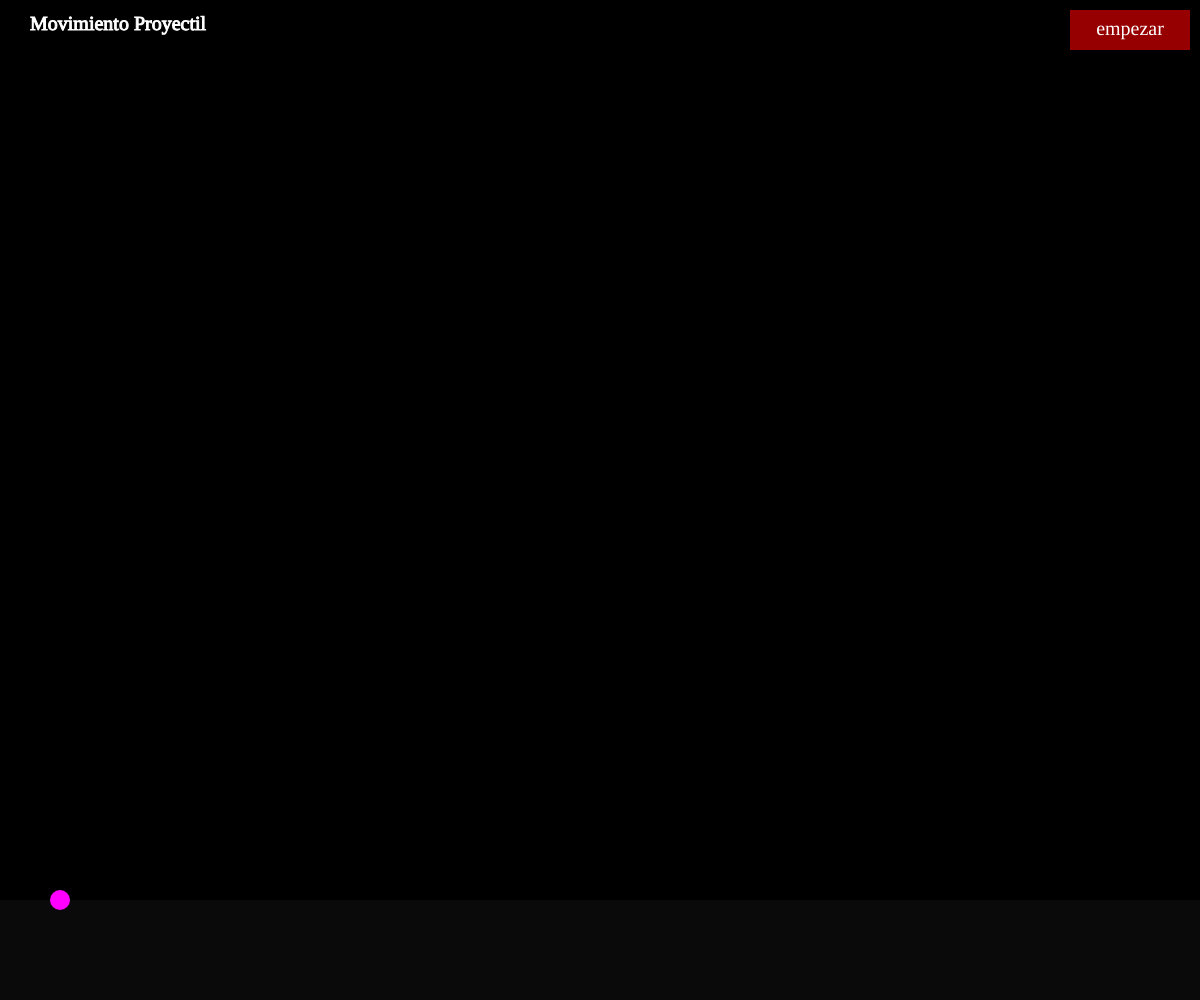
Frame 1 (no input)
Frame 60 (no input): identical to frame 1, image omitted
Frame 120 (the mouse pressed at the canvas centre since frame 60): identical to frame 1, image omitted

The p5.js sketch that drew this single still picture (run headless with seeded random() and noise() and a simulated clock; from frame 60 on, the mouse is pressed at the canvas centre):

// p5.js sketch
// ── sketch.js
var p;

var w = window.innerWidth;
var h = window.innerHeight;

window.onresize = function() {

  w = window.innerWidth;
  h = window.innerHeight;
  resizeCanvas(w, h);

}

function preload(){

}

function setup() {
  createCanvas(w, h);
  p = new Proyectil();
  frameRate(20);
  textFont('Montserrat', 20);
}

function draw() {
  background(0);
  p.draw();


  fill(255,0,0,150);
  rect(w - 130 , 10, 120, 40);
  noStroke();
  fill(255);
  var txt = p.animate >= 0 ? "reiniciar" : "empezar"
  text(txt, w - 130 + 60 - textWidth(txt)/2, 35);

  if( Math.abs(mouseX - w + 130 - 60) <= 60 && Math.abs(mouseY - 30) <= 20) cursor(HAND);
  else cursor(ARROW);
}

function mousePressed(){
  if( Math.abs(mouseX - w + 130 - 60) <= 60  <= 120 && Math.abs(mouseY - 30) <= 20)
    p.calculate();
}

function keyPressed() {
  if (keyCode === UP_ARROW) {
    p.addStart(-10);
  } else if (keyCode === DOWN_ARROW) {
    p.addStart(+10);
  }
}

// ── Options.js
function Option(txt, n_input, val = 0, bgc = '#8d96a3'){

   this.create_design = function(){
    this.button.style('height', '30px');
    this.button.style('background-color', bgc);
    this.button.style('border-radius','20px');
    this.button.style('border','none');
    this.button.style('font-family','Montserrat');
    this.button.style('font-size','15px');
    this.button.style('margin-left', '10px');
    this.button.style('margin-bottom', '10px');
  }

  this.create_input = function(){
    this.inputs = new Array(this.n);
    for(var i = 0; i < this.n; ++i){
      this.inputs[i] = createInput();
      this.inputs[i].size(40);
      this.inputs[i].value(val);
    }

  }


  this.n = n_input;
  this.inputs = [];
  this.txt = txt;
  this.id = 0;

  this.create_input();
  this.button = createButton(this.txt[this.id]);
  this.create_design();


  this.change_text = function(){
    this.id = (this.id + 1)%this.txt.length;
    this.button.html(this.txt[this.id]);
  }

  this.init = function(){
    this.id = 0;
    this.button.html(this.txt[0]);
  }
}

// ── Proyectil.js
const pi = Math.acos(-1);
const g = 9.81;

function Proyectil(){

  this.m = 0.200
  this.rad = 0.2
  this.rho = 1.20
  this.cd = 0.500
  this.k = 0.5 * this.cd * this.rho * (pi * this.rad * this.rad)

  this.ts = [0.00]
  this.x = [0]
  this.y = [0]

  this.x2 = [0]
  this.y2 = [0]
  this.ts2 = [0]

  this.animate = -1;

  this.old_min_x = 0;
  this.old_max_x = 0;
  this.old_min_y = 0;
  this.old_max_y = 0;

  this.dummy_y = 0;

  this.scale_xy = function(xx, yy){
    var new_min_x = w/20;
    var new_max_x = w - w/20;

    var new_min_y = h/10;
    var new_max_y = h - h/10;

    var nx = (new_max_x - new_min_x) / (this.old_max_x - this.old_min_x) * (xx - this.old_min_x) + new_min_x;
    var ny = (new_max_y - new_min_y) / (this.old_max_y - this.old_min_y) * (yy - this.old_min_y) + new_min_y;

    return [nx, ny];
  }

  this.rescale_y = function(ny){
    var new_min_y = h/10;
    var new_max_y = h - h/10;
    return ( (ny - new_min_y)*(this.old_max_y - this.old_min_y)/(new_max_y - new_min_y) ) + this.old_min_y ;
  }

  this.draw = function(){

    stroke('white')
    fill('white')
    textSize(20)
    text("Movimiento Proyectil", 30 , 30)

    var xy;
    noStroke();

    fill(255,2555,255,10)
    rect(0, h - h/10, w, h/10)

    if(this.animate >= 0){

      var lim = this.animate >= this.x.length ? this.x.length - 1 : this.animate;
      for(var i = 0; i < lim; i+=10){
        fill(255,255,255,10);
        xy = this.scale_xy(this.x[i], this.y[i]);
        circle(xy[0], h - xy[1], this.rad*100);
      }

      fill('cyan')
      xy = this.scale_xy(this.x[lim], this.y[lim])
      circle(xy[0], h - xy[1], this.rad*100)


      lim = this.animate >= this.x2.length ? this.x2.length - 1 : this.animate;
      for(var i = 0; i < lim; i+=10){
        fill(255,255,255,10);
        var xy = this.scale_xy(this.x2[i], this.y2[i]);
        circle(xy[0], h - xy[1], this.rad*100);
      }

      fill('magenta')
      xy = this.scale_xy(this.x2[lim], this.y2[lim])
      circle(xy[0], h - xy[1], this.rad*100)

      this.animate+=10;

    }
    else {
      fill('magenta')
      circle(w/20, h - h/10 + this.dummy_y, this.rad*100)
    }
  }

  this.calculate = function(){
    if(this.animate >= 0){
      this.animate = -1
      this.dummy_y =  0
      return;
    }
    var angle = 45 * pi / 180.0
    var v0 = 60
    this.calculate_air(angle, v0)
    this.calculate_no_air(angle, v0)
    this.animate = 0;
  }

  this.calculate_air = function(angle, v0){

     this.ts = [0.00]
     this.x = [0]
     this.y = [0]


     var vx = [v0 * Math.cos(angle)]
     var vy = [v0 * Math.sin(angle)]
     var ax = [-(this.k/this.m) * 60.0 * vx[0]]
     var ay = [-g - ((this.k/this.m) * 60.0 * vy[0])]

     var i = 0;
     var delta = 0.01;

     while(this.y[i] >= 0.0){

        var vel = Math.sqrt((vx[i] * vx[i]) + (vy[i] * vy[i]));

      	ax.push(-(this.k/this.m) * vel * vx[i])
      	ay.push(-g - ((this.k/this.m) * vel * vy[i]))

        var new_vx = vx[i] + (ax[i+1] * delta)
      	var new_vy = vy[i] + (ay[i+1] * delta)
      	var new_x = this.x[i] + (vx[i] * delta) + (0.5 * ax[i+1] * (delta * delta))
      	var new_y = this.y[i] + (vy[i] * delta) + (0.5 * ay[i+1] * (delta * delta))

        vx.push(new_vx)
      	vy.push(new_vy)
        this.ts.push(this.ts[i] + delta)
      	this.x.push(new_x)
      	this.y.push(new_y)
        i++;

        if(this.old_min_x > this.x[i]) this.old_min_x = this.x[i];
        if(this.old_max_x < this.x[i]) this.old_max_x = this.x[i];
        if(this.old_min_y > this.y[i]) this.old_min_y = this.y[i];
        if(this.old_max_y < this.y[i]) this.old_max_y = this.y[i];

    }
  }

  this.calculate_no_air = function(angle, v0){

     this.x2 = [0]
     this.y2 = [0]
     this.ts2 = [0]


     var i = 0;
     var delta = 0.01;
     var vx2 = [v0 * Math.cos(angle)]
     var vy2 = [v0 * Math.sin(angle)]

     while(this.y2[i] >= 0.0){
        var new_vx = vx2[i]
        var new_vy = vy2[i] + (-g * delta)
        var new_x = this.x2[i] + (vx2[i] * delta) + (0.5 * 0 * (delta * delta))
        var new_y = this.y2[i] + (vy2[i] * delta) + (0.5 * (-g) * (delta * delta))

        vx2.push(new_vx)
        vy2.push(new_vy)
        this.ts2.push(this.ts2[i] + delta)
        this.x2.push(new_x)
        this.y2.push(new_y)

        if(this.old_min_x > this.x2[i]) this.old_min_x = this.x2[i];
        if(this.old_max_x < this.x2[i]) this.old_max_x = this.x2[i];
        if(this.old_min_y > this.y2[i]) this.old_min_y = this.y2[i];
        if(this.old_max_y < this.y2[i]) this.old_max_y = this.y2[i];

        i++;
    }
  }

  this.addStart = function(dd){
    if(this.animate < 0){
      this.dummy_y+= dd;
    }
  }
}

// ── style.css
html, body {
  background-color: black;
  margin: 0;
  padding: 0;
}
canvas {
  display: block;
}

.derecha{

}
